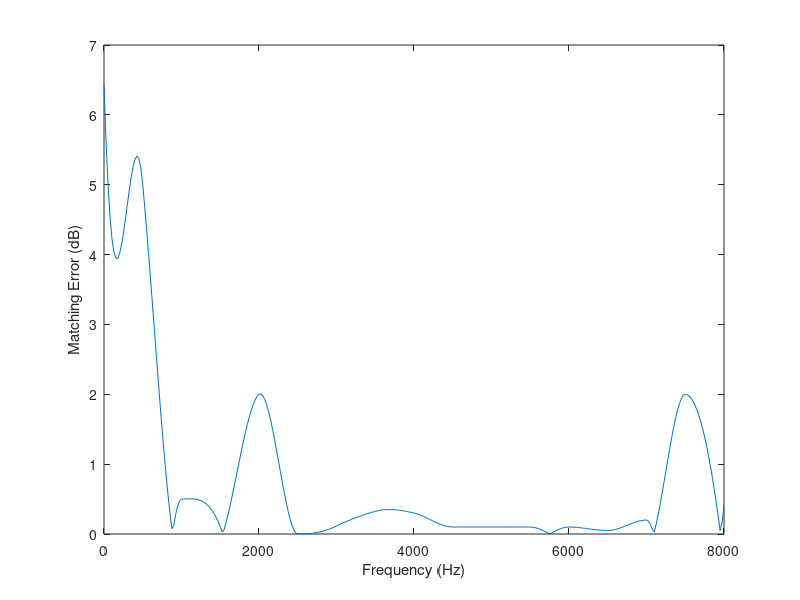

Write the MATLAB code that produced this figure.
clc;
clear all;
%% Investigate the effects of the frequency bands
%Set up audiogram
Fh = 8000;
steps = 50;
audioX = [250 500 1000 2000 4000 8000];
audioConY = [-50 -45 -45 -60 -50 -60];
xq = 0:25:8000;
pCond = pchip(audioX, audioConY, xq);

audioNormY = [0 -8 -5 0 -10 0];
pNorm = pchip(audioX, audioNormY, xq);
% 
% figure;
% plot(xq, pNorm);
% hold on;
% plot(xq, pCond);
% xlabel('Frequency (Hz)');
% ylabel('Hearing Loss (dB)');
% legend('Normal', 'Conductive');

audioConY = -1*audioConY;

H3FA = (audioConY(2) + audioConY(3) + audioConY(4))/3;
X = 0.15*H3FA;
ki = [-17 -8 1 -1 -2 -2 -2];

IG = 1:length(audioConY);
for i=1:length(audioConY)
   IG(i) = X + (0.31*H3FA) + ki(i);
end

pIG = pchip(audioX, IG, xq);

% figure;
% plot(xq, pIG);
% xlabel('Frequency (Hz)');
% ylabel('Insertion Gain (dB)');

filtX = [250 500 1000 1500 2000 2500 3000 3500 4000 4500 5000 5500 6000 6500 7000 7500 8000];

band8 = [10.3 20 23.5 23 24 21.6 21.4 21.4 21.3 21.1 21.1 21.1 20.9 20.95 20.8 23 20.6];

pb8 = pchip(filtX, band8, xq);

matchError8 = abs(minus(pb8,  pIG));

figure;
plot(xq, matchError8);
xlabel('Frequency (Hz)');
ylabel('Matching Error (dB)');

meanError = mean(matchError8)
maxError = max(matchError8)


mean(pIG(241:281))
    

